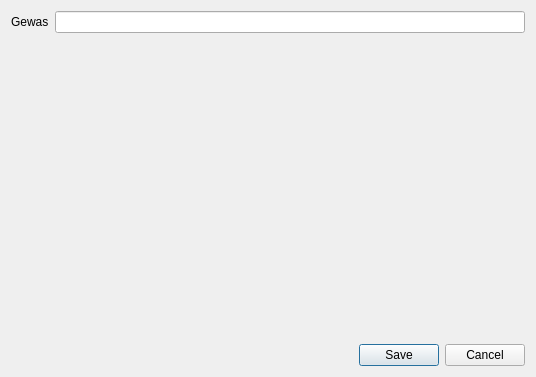
<?xml version="1.0" encoding="UTF-8"?>
<ui version="4.0">
 <class>ParcelDialog</class>
 <widget class="QDialog" name="ParcelDialog">
  <property name="geometry">
   <rect>
    <x>0</x>
    <y>0</y>
    <width>536</width>
    <height>377</height>
   </rect>
  </property>
  <property name="windowTitle">
   <string>Perceelsgegevens</string>
  </property>
  <layout class="QVBoxLayout" name="verticalLayout">
   <item>
    <layout class="QVBoxLayout" name="verticalLayout_2">
     <item>
      <layout class="QFormLayout" name="formLayout">
       <item row="0" column="0">
        <widget class="QLabel" name="lbl_gewas">
         <property name="text">
          <string>Gewas</string>
         </property>
        </widget>
       </item>
       <item row="0" column="1">
        <widget class="QLineEdit" name="led_gewas"/>
       </item>
      </layout>
     </item>
    </layout>
   </item>
   <item>
    <widget class="QDialogButtonBox" name="buttonBox">
     <property name="orientation">
      <enum>Qt::Horizontal</enum>
     </property>
     <property name="standardButtons">
      <set>QDialogButtonBox::Cancel|QDialogButtonBox::Save</set>
     </property>
    </widget>
   </item>
  </layout>
 </widget>
 <resources/>
 <connections>
  <connection>
   <sender>buttonBox</sender>
   <signal>accepted()</signal>
   <receiver>ParcelDialog</receiver>
   <slot>accept()</slot>
   <hints>
    <hint type="sourcelabel">
     <x>248</x>
     <y>254</y>
    </hint>
    <hint type="destinationlabel">
     <x>157</x>
     <y>274</y>
    </hint>
   </hints>
  </connection>
  <connection>
   <sender>buttonBox</sender>
   <signal>rejected()</signal>
   <receiver>ParcelDialog</receiver>
   <slot>reject()</slot>
   <hints>
    <hint type="sourcelabel">
     <x>316</x>
     <y>260</y>
    </hint>
    <hint type="destinationlabel">
     <x>286</x>
     <y>274</y>
    </hint>
   </hints>
  </connection>
 </connections>
</ui>
